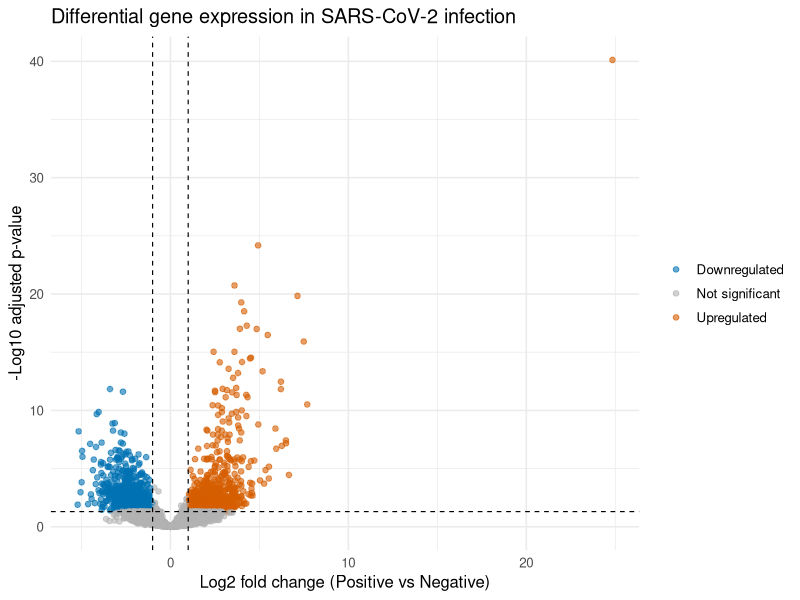

Generate this figure with R:
# Script: 04_volcano.R
# Purpose: Visualise differential gene expression in SARS-CoV-2 infection
#
# Rationale:
# A volcano plot summarises two biologically meaningful quantities:
#   1) magnitude of transcriptional change
#   2) confidence in that change after multiple-testing correction
#
# Genes with large fold changes and low adjusted p-values are the most
# plausible drivers of host response to infection.

suppressPackageStartupMessages({
  library(ggplot2)
  library(dplyr)
  library(tibble)
})

# Load differential expression results
res <- read.csv(
  "results/tables/deseq2_results.csv",
  row.names = 1
)

res <- res %>%
  rownames_to_column("gene") %>%
  filter(!is.na(padj), !is.na(log2FoldChange))

# Classify genes by biological relevance
res <- res %>%
  mutate(
    group = case_when(
      padj < 0.05 & log2FoldChange > 1  ~ "Upregulated",
      padj < 0.05 & log2FoldChange < -1 ~ "Downregulated",
      TRUE                              ~ "Not significant"
    )
  )

# Volcano plot
p <- ggplot(
  res,
  aes(log2FoldChange, -log10(padj), color = group)
) +
  geom_point(alpha = 0.6, size = 1.6) +
  geom_vline(xintercept = c(-1, 1), linetype = "dashed", linewidth = 0.4) +
  geom_hline(yintercept = -log10(0.05), linetype = "dashed", linewidth = 0.4) +
  scale_color_manual(
    values = c(
      "Upregulated"     = "#D55E00",
      "Downregulated"   = "#0072B2",
      "Not significant" = "grey70"
    )
  ) +
  labs(
    title = "Differential gene expression in SARS-CoV-2 infection",
    x = "Log2 fold change (Positive vs Negative)",
    y = "-Log10 adjusted p-value",
    color = NULL
  ) +
  theme_minimal(base_size = 12)

dir.create("results/figures", recursive = TRUE, showWarnings = FALSE)

ggsave(
  "results/figures/volcano_plot.png",
  p,
  width = 7,
  height = 5
)

message("Volcano plot saved to results/figures/")
